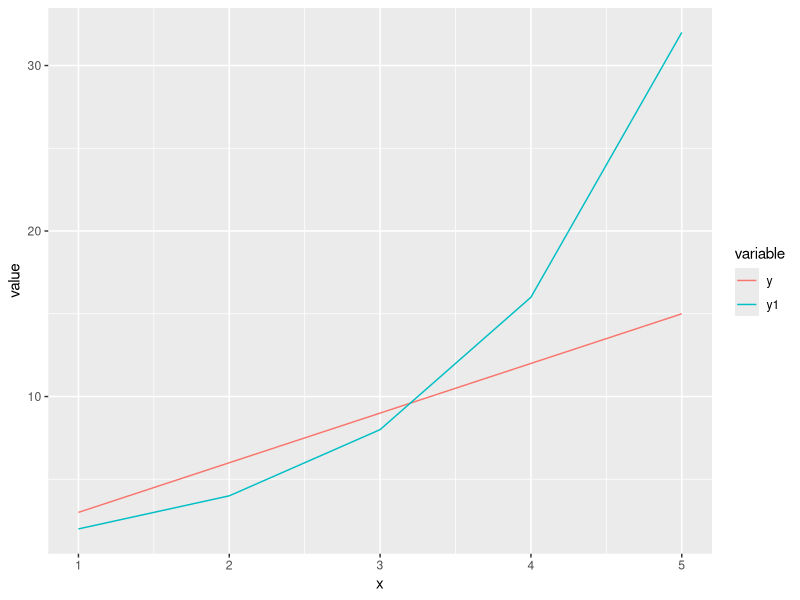

R code for this plot:
x <- c(1,2,3,4,5) # This is creates a vector in variable x
y <- 3 * x        # This is creates a vector in variable y
y1 <- 2 ** x      # This is creates a vector in variable y1
x
y
y1
df <- data.frame(x, y, y1) # This creates an R Data Frame from the three vectors
df
require(reshape2)
mdf <- melt(df, id.vars = "x", measure.vars = c("y", "y1"))
mdf
require(tidyr)
mdf <- gather(df, variable, value, -x)
mdf
require(ggplot2)
ggplot(mdf, aes(x=x, y=value, color=variable)) + geom_line()
